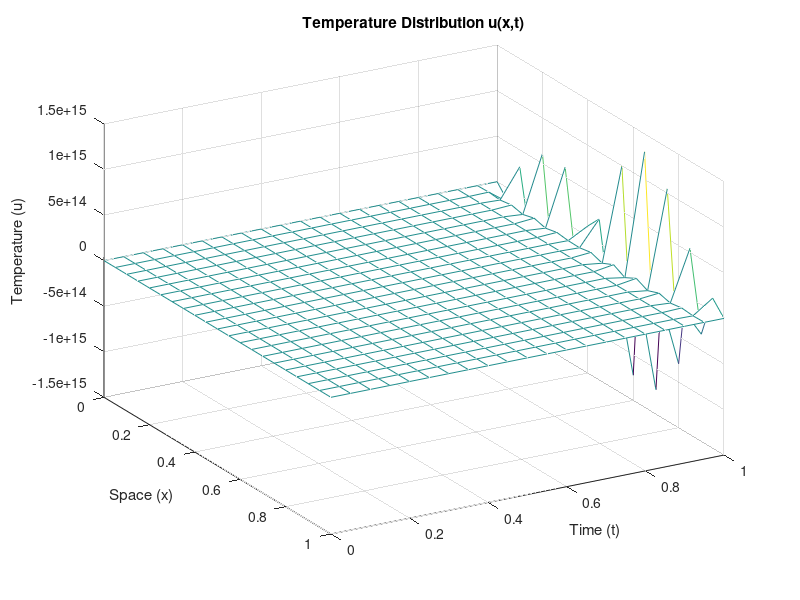

Here is the MATLAB script that generated this plot:
% Parameters
D = 0.5;                      % Thermal diffusivity
L = 1;                      % Length of the domain
T = 1;                      % Total time
dx = 0.05;                   % Spatial step size
dt = 0.05;                   % Time step size
Nx = ceil(L/dx) + 1;              % Number of spatial points
Nt = ceil(T/dt) + 1;              % Number of time points

% Stability condition check (for explicit scheme)
S = D*dt/dx^2;
if S > 0.5
    warning('Stability condition not met. Reduce dt or increase dx.');
end

% Grid initialization
x = linspace(0, L, Nx); 
t = linspace(0, T, Nt);
u = zeros(Nx, Nt);

% Initial condition
u(:, 1) = sin(pi*x);

% Boundary conditions
u(1, :) = 0;
u(end, :) = 0;

% Finite difference method (Explicit)
for j = 1:Nt-1
    for i = 2:Nx-1
        u(i, j+1) = u(i, j) + S*(u(i+1, j) - 2*u(i, j) + u(i-1, j));
    end
end


close all
% Plotting the results
figure;
mesh(x, t, u');
xlabel('Space (x)');
ylabel('Time (t)');
zlabel('Temperature (u)');
title('Temperature Distribution u(x,t)');
view(60,30)
exportgraphics(gcf, 'fig_fdm.png', 'Resolution', 300);


%% Exact solution
u_exact = zeros(Nx, Nt);
for j = 1:Nt
    u_exact(:, j) = exp(-pi^2 * D * t(j)) * sin(pi * x);
end

% Calculate the squared differences
squaredDifferences = (u - u_exact).^2;

% Compute the Mean Squared Error
mse = mean(squaredDifferences(:));

% Display the result
disp(['Mean Squared Error: ', num2str(mse)]);

